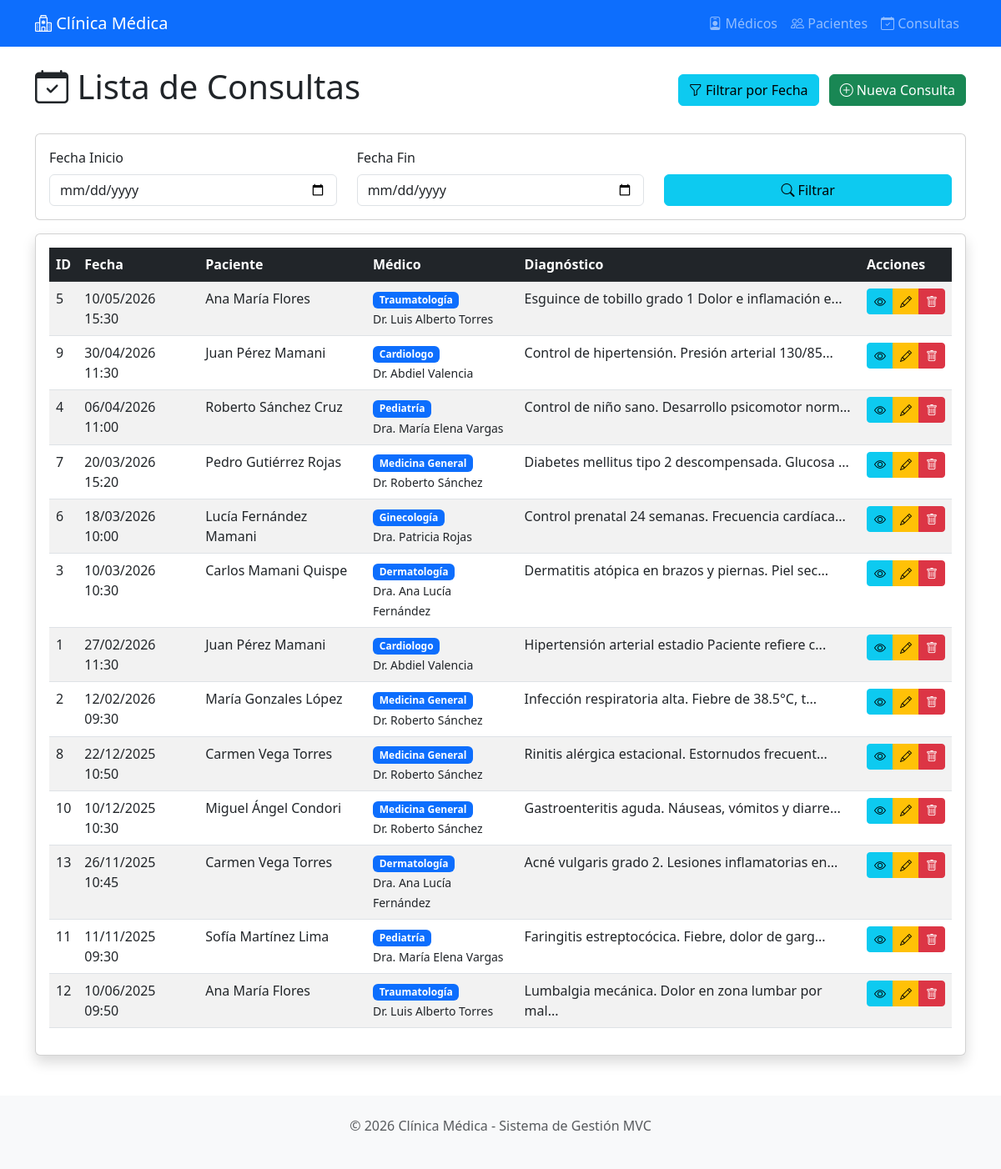
/consultas/, run on the app's committed database.
### models/consultas.py (models this page shows, shortened)
class Consulta(db.Model):
    __tablename__ = 'consultas'
    id_consulta = db.Column(db.Integer, primary_key=True)
    fecha = db.Column(db.DateTime, nullable=False, default=datetime.utcnow)
    diagnostico = db.Column(db.Text, nullable=False)
    tratamiento = db.Column(db.Text, nullable=False)
    id_medico = db.Column(db.Integer, db.ForeignKey('medicos.id_medico'), nullable=False)
    id_paciente = db.Column(db.Integer, db.ForeignKey('pacientes.id_paciente'), nullable=False)

### models/pacientes.py (models this page shows, shortened)
class Paciente(db.Model):
    __tablename__ = 'pacientes'
    id_paciente = db.Column(db.Integer, primary_key=True)
    nombre = db.Column(db.String(100), nullable=False)
    edad = db.Column(db.Integer, nullable=False)
    direccion = db.Column(db.String(200), nullable=False)
    telefono = db.Column(db.String(20), nullable=False)
    fecha_registro = db.Column(db.DateTime, default=datetime.utcnow)
    consultas = db.relationship('Consulta', backref='paciente', lazy=True, cascade='all, delete-orphan')
    def delete(self):
        """Elimina el paciente de la base de datos"""
        db.session.delete(self)
        db.session.commit()

### models/medicos.py (models this page shows, shortened)
class Medico(db.Model):
    __tablename__ = 'medicos'
    id_medico = db.Column(db.Integer, primary_key=True)
    nombre = db.Column(db.String(100), nullable=False)
    especialidad = db.Column(db.String(100), nullable=False)
    telefono = db.Column(db.String(20), nullable=False)
    correo = db.Column(db.String(100), nullable=False, unique=True)
    fecha_registro = db.Column(db.DateTime, default=datetime.utcnow)
    consultas = db.relationship('Consulta', backref='medico', lazy=True, cascade='all, delete-orphan')
    def delete(self):
        """Elimina el médico de la base de datos"""
        db.session.delete(self)
        db.session.commit()

### controllers/consulta_controller.py (the view)
@consulta_bp.route('/')
def index():
    consultas = Consulta.query.order_by(Consulta.fecha.desc()).all()
    return consulta_view.list(consultas)

### views/consulta_view.py (called while the page is built)
def list(consultas):
    return render_template('consultas/index.html', consultas=consultas)

### templates/consultas/index.html (shortened to what this page needs)
{% extends 'base.html' %}
{% block content %}
<div class="d-flex justify-content-between align-items-center mb-4">
    <h1><i class="bi bi-calendar-check"></i> Lista de Consultas</h1>
    <div>
        <a href="{{ url_for('consulta.filter_by_date') }}" class="btn btn-info me-2">
            <i class="bi bi-funnel"></i> Filtrar por Fecha
        </a>
        <a href="{{ url_for('consulta.create') }}" class="btn btn-success">
            <i class="bi bi-plus-circle"></i> Nueva Consulta
        </a>
    </div>
</div>
<form action="{{ url_for('consulta.filter_by_date') }}" method="GET" class="card p-3 mb-3">
    <div class="row">
        <div class="col-md-4">
            <label class="form-label">Fecha Inicio</label>
            <input type="date" name="fecha_inicio" class="form-control">
        </div>
        <div class="col-md-4">
            <label class="form-label">Fecha Fin</label>
            <input type="date" name="fecha_fin" class="form-control">
        </div>
        <div class="col-md-4 d-flex align-items-end">
            <button type="submit" class="btn btn-info w-100">
                <i class="bi bi-search"></i> Filtrar
            </button>
        </div>
    </div>
</form>
<div class="card shadow">
    <div class="card-body">
        {% if consultas %}
        <table class="table table-striped table-hover">
            <thead class="table-dark">
                <tr>
                    <th>ID</th>
                    <th>Fecha</th>
                    <th>Paciente</th>
                    <th>Médico</th>
                    <th>Diagnóstico</th>
                    <th>Acciones</th>
                </tr>
            </thead>
            <tbody>
                {% for consulta in consultas %}
                <tr>
                    <td>{{ consulta.id_consulta }}</td>
                    <td>{{ consulta.fecha.strftime('%d/%m/%Y %H:%M') }}</td>
                    <td>{{ consulta.paciente.nombre }}</td>
                    <td>
                        <span class="badge bg-primary">{{ consulta.medico.especialidad }}</span><br>
                        <small>{{ consulta.medico.nombre }}</small>
                    </td>
                    <td>{{ consulta.diagnostico[:50] }}...</td>
                    <td>
                        <div class="btn-group">
                            <a href="{{ url_for('consulta.show', id=consulta.id_consulta) }}"
                               class="btn btn-info btn-sm"><i class="bi bi-eye"></i></a>
                            <a href="{{ url_for('consulta.edit', id=consulta.id_consulta) }}"
                               class="btn btn-warning btn-sm"><i class="bi bi-pencil"></i></a>
                            <a href="{{ url_for('consulta.delete', id=consulta.id_consulta) }}"
                               class="btn btn-danger btn-sm"
                               onclick="return confirm('¿Eliminar consulta?')"><i class="bi bi-trash"></i></a>
                        </div>
                    </td>
                </tr>
                {% endfor %}
            </tbody>
        </table>
        {% else %}
        <div class="alert alert-info text-center">No hay consultas registradas</div>
        {% endif %}
    </div>
</div>
{% endblock %}

### data on the page
Consulta: id_consulta "5", fecha "10/05/2026 15:30", paciente.nombre "Ana María Flores", medico.especialidad "Traumatología", medico.nombre "Dr. Luis Alberto Torres", diagnostico "Esguince de tobillo grado 1 Dolor e inflamación e"
Consulta: id_consulta "9", fecha "30/04/2026 11:30", paciente.nombre "Juan Pérez Mamani", medico.especialidad "Cardiologo", medico.nombre "Dr. Abdiel Valencia", diagnostico "Control de hipertensión. Presión arterial 130/85"
Consulta: id_consulta "4", fecha "06/04/2026 11:00", paciente.nombre "Roberto Sánchez Cruz", medico.especialidad "Pediatría", medico.nombre "Dra. María Elena Vargas", diagnostico "Control de niño sano. Desarrollo psicomotor norm"
Consulta: id_consulta "7", fecha "20/03/2026 15:20", paciente.nombre "Pedro Gutiérrez Rojas", medico.especialidad "Medicina General", medico.nombre "Dr. Roberto Sánchez", diagnostico "Diabetes mellitus tipo 2 descompensada. Glucosa"
Consulta: id_consulta "6", fecha "18/03/2026 10:00", paciente.nombre "Lucía Fernández Mamani", medico.especialidad "Ginecología", medico.nombre "Dra. Patricia Rojas", diagnostico "Control prenatal 24 semanas. Frecuencia cardíaca"
Consulta: id_consulta "3", fecha "10/03/2026 10:30", paciente.nombre "Carlos Mamani Quispe", medico.especialidad "Dermatología", medico.nombre "Dra. Ana Lucía Fernández", diagnostico "Dermatitis atópica en brazos y piernas. Piel sec"
Consulta: id_consulta "1", fecha "27/02/2026 11:30", paciente.nombre "Juan Pérez Mamani", medico.especialidad "Cardiologo", medico.nombre "Dr. Abdiel Valencia", diagnostico "Hipertensión arterial estadio Paciente refiere c"
Consulta: id_consulta "2", fecha "12/02/2026 09:30", paciente.nombre "María Gonzales López", medico.especialidad "Medicina General", medico.nombre "Dr. Roberto Sánchez", diagnostico "Infección respiratoria alta. Fiebre de 38.5°C, t"
Consulta: id_consulta "8", fecha "22/12/2025 10:50", paciente.nombre "Carmen Vega Torres", medico.especialidad "Medicina General", medico.nombre "Dr. Roberto Sánchez", diagnostico "Rinitis alérgica estacional. Estornudos frecuent"
Consulta: id_consulta "10", fecha "10/12/2025 10:30", paciente.nombre "Miguel Ángel Condori", medico.especialidad "Medicina General", medico.nombre "Dr. Roberto Sánchez", diagnostico "Gastroenteritis aguda. Náuseas, vómitos y diarre"
Consulta: id_consulta "13", fecha "26/11/2025 10:45", paciente.nombre "Carmen Vega Torres", medico.especialidad "Dermatología", medico.nombre "Dra. Ana Lucía Fernández", diagnostico "Acné vulgaris grado 2. Lesiones inflamatorias en"
Consulta: id_consulta "11", fecha "11/11/2025 09:30", paciente.nombre "Sofía Martínez Lima", medico.especialidad "Pediatría", medico.nombre "Dra. María Elena Vargas", diagnostico "Faringitis estreptocócica. Fiebre, dolor de garg"
Consulta: id_consulta "12", fecha "10/06/2025 09:50", paciente.nombre "Ana María Flores", medico.especialidad "Traumatología", medico.nombre "Dr. Luis Alberto Torres", diagnostico "Lumbalgia mecánica. Dolor en zona lumbar por mal"
